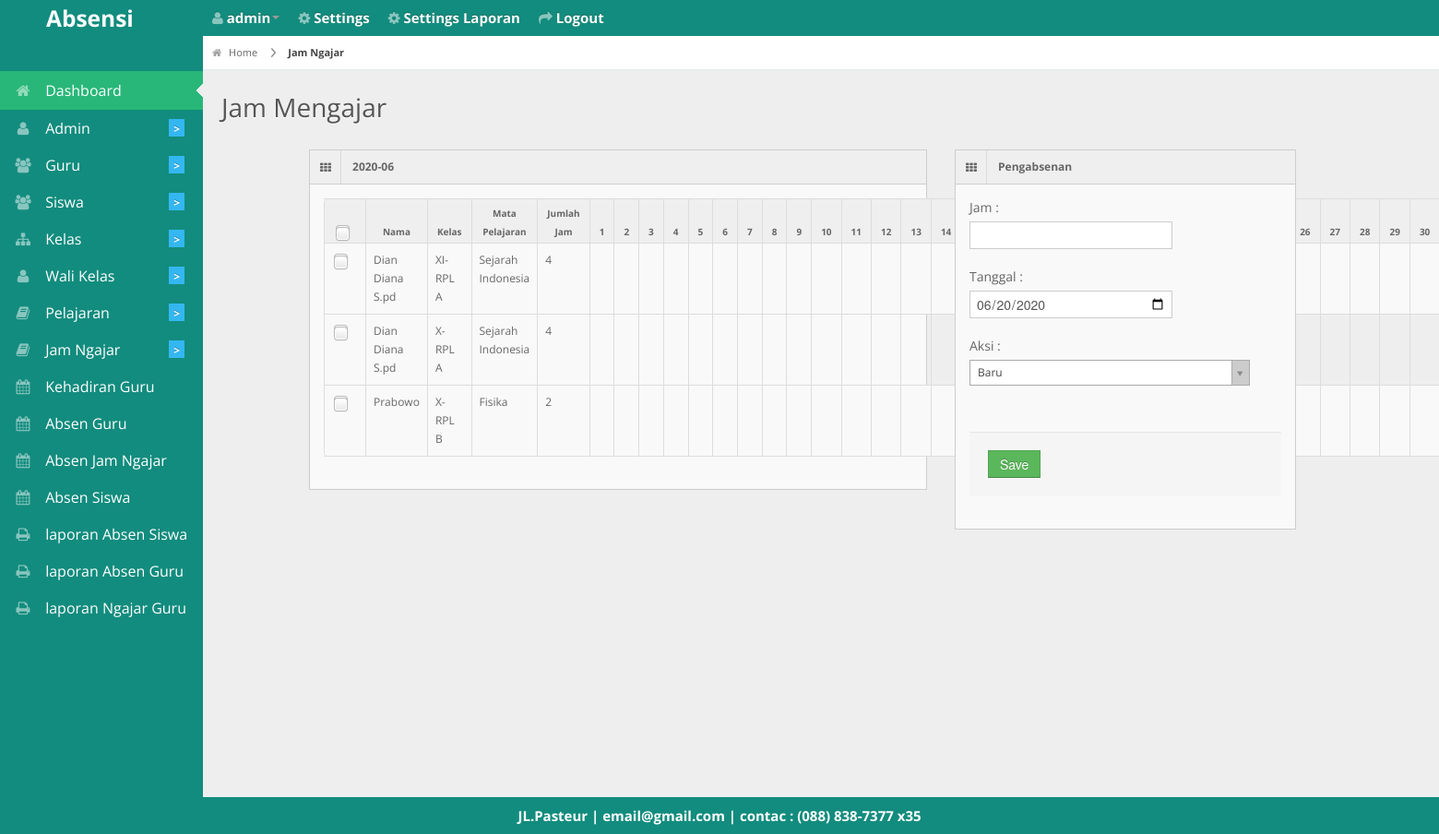
/petugas_piket/bakup.php (signed in), run on the app's committed database.
### tables this page shows
CREATE TABLE `jam_mengajar` (
  `id_jam_mengajar` int(11) NOT NULL,
  `jam` int(11) NOT NULL,
  `id_pelajaran` int(11) NOT NULL,
  `id_guru` int(11) NOT NULL,
  `id_kelas` int(11) NOT NULL
);

CREATE TABLE `guru` (
  `id_guru` int(11) NOT NULL,
  `nip` varchar(255) NOT NULL,
  `nuptk` varchar(255) NOT NULL,
  `nama` varchar(30) NOT NULL,
  `jenis_kelamin` varchar(1) NOT NULL,
  `status` varchar(20) NOT NULL,
  `alamat` varchar(50) NOT NULL,
  `jabatan` varchar(20) NOT NULL,
  `telepon` varchar(50) NOT NULL,
  `tgl_lahir` date NOT NULL
);

CREATE TABLE `kelas` (
  `id_kelas` int(11) NOT NULL,
  `nama_kelas` varchar(30) NOT NULL
);

CREATE TABLE `pelajaran` (
  `id_pelajaran` int(11) NOT NULL,
  `mata_pelajaran` varchar(30) NOT NULL
);

CREATE TABLE `biodata` (
  `id_biodata` int(11) NOT NULL,
  `nama_sekolah` varchar(255) NOT NULL,
  `alamat` varchar(255) NOT NULL,
  `photo` varchar(255) NOT NULL,
  `email` varchar(255) NOT NULL,
  `telepon` varchar(20) NOT NULL,
  `kota` varchar(50) NOT NULL
);

### petugas_piket/bakup.php (the view, shortened to what this page needs)
<?php
 include '../db/koneksi.php';
 include '../layout/header.php';
$query_tampil=mysqli_query($konek,"SELECT * FROM jam_mengajar ORDER BY id_guru");
 ?>
 <div id="content">
   <div id="content-header">
     <div id="breadcrumb"> <a href="http://localhost/absensi2/<?php echo $_SESSION['akses']; ?>/" title="Go to Home" class="tip-bottom"><i class="icon-home"></i> Home</a>
       <a href="http://localhost/absensi2/petugas_piket/jamngajar" class="current">Jam Ngajar</a> </div>
     <h1>Jam Mengajar</h1>
   </div>
   <div class="container">
   <div class="span7">
   <div class="widget-box">
        <div class="widget-title"> <span class="icon"> <i class="icon-th"></i> </span>
          <?php if(isset($_GET['carinama'])){ ?>
          <h5><?php echo "$_GET[tahun]-$_GET[bulan]"; ?></h5>
          <?php }else{?>
          <h5><?php echo date('Y-m'); ?></h5>
          <?PHP } ?>
          </div>
        <div class="widget-content">
          <div class="table-responsive">
            <form method="post"action="./proses.php?kategori=absen_jam_ngajar">
          <table class="table table-bordered table-striped with-check">
            <thead>
              <tr>
                <th><input type="checkbox" id="title-table-checkbox" name="title-table-checkbox" /></th>
                <th>Nama</th>
                <th>Kelas</th>
                <th>Mata Pelajaran</th>
                <th>Jumlah Jam</th>
                <?php for ($tanggal_table=1; $tanggal_table <= 31; $tanggal_table++) {
                  echo "<th rowspan='2'>$tanggal_table</th>";
                } ?>
              </tr>
            </thead>
            <tbody>
              <?php while ($data=mysqli_fetch_array($query_tampil)) { ?>
              <tr>
                <td><input type="checkbox" name="id_jam_mengajar[]"value="<?PHP echo $data['id_jam_mengajar']."_".$data['id_guru']; ?>"/></td>
                <td><?php
                $query_tampil2=mysqli_query($konek,"select nama from guru WHERE id_guru=$data[id_guru]");
                $data2=mysqli_fetch_array($query_tampil2);
                echo $data2['nama']; ?></td>
                <td><?php
                $query_kelas=mysqli_query($konek,"SELECT nama_kelas FROM kelas WHERE id_kelas=$data[id_kelas]");
                $data_kelas=mysqli_fetch_array($query_kelas);
                echo $data_kelas['nama_kelas']; ?></td>
                <td><?php
                    $query_pelajaran=mysqli_query($konek,"SELECT mata_pelajaran FROM pelajaran WHERE id_pelajaran=$data[id_pelajaran]");
                $data_pelajaran=mysqli_fetch_array($query_pelajaran);
                echo $data_pelajaran['mata_pelajaran']; ?></td>
                <td><?php echo $data['jam']; ?></td>
                <?php
                if(isset($sisa_td)!=true){
                  $sisa_td=30;
                }
                for ($td=0; $td <= $sisa_td ; $td++) {
                  echo "<td></td>";
                }
                 ?>
              </tr>
              <?php } ?>
            </tbody>
          </table>
        </div>
   </div>
      </div>
      </div>
      <div class="container">
        <div class="span4">
          <div class="widget-box">
            <div class="widget-title"> <span class="icon"> <i class="icon-th"></i> </span>
              <h5>Pengabsenan</h5>
            </div>
            <div class="widget-content">
              <div class="control-group">
                <label class="control-label">Jam :</label>
                <div class="controls">
                  <input type="number" name="jam">
                </div>
              </div>
                <div class="control-group">
                  <label class="control-label">Tanggal :</label>
                  <div class="controls">
                    <input type="date" name="tgl_ngajar" value="<?PHP echo date('Y-m-d'); ?>">
                  </div>
                </div>
                <div class="control-group">
                  <label class="control-label">Aksi :</label>
                </div>
                <br>
                <div class="form-actions">
                  <button type="submit" class="btn btn-success">Save</button>
                </div>
               </div>
            </div>
          </div>
        </div>
      </div>
      </div>
<?php include '../layout/footer.php'; ?>

### layout/footer.php (shortened to what this page needs)
<div class="row-fluid">
  <div id="footer" class="span12"style="
    color: #fff;
    font-weight: bold;
    font-size: 15px;
">
     <?php echo "$header_photo[alamat] | $header_photo[email] | contac : $header_photo[telepon]"; ?> </div>
</div>
</body>
</html>

### css/matrix-style.css (style rules this page uses)
* { outline:none !important; -moz-outline: none !important; }
html, body { height:100% }
body { overflow-x: hidden; margin-top: -10px; font-family: 'Open Sans', sans-serif; font-size:12px; color:#666; }
a { color:#666; }
select, textarea, input[type="text"], input[type="password"], input[type="datetime"], input[type="datetime-local"], input[type="date"], input[type="month"], input[type="time"], input[type="week"], input[type="number"], input[type="email"], input[type="url"], input[type="search"], input[type="tel"], input[type="color"], .uneditable-input, .label, .dropdown-menu, .btn, .well, .progress, .table-bordered, .btn-group > .btn:first-child, .btn-group > .btn:last-child, .btn-group > .btn:last-child, .btn-group > .dropdown-toggle, .alert { border-radius:0px; }
.btn, textarea, input[type="text"], input[type="password"], input[type="datetime"], input[type="datetime-local"], input[type="date"], input[type="month"], input[type="time"], input[type="week"], input[type="number"], input[type="email"], input[type="url"], input[type="search"], input[type="tel"], input[type="color"], .uneditable-input { box-shadow:none; }
.progress, .progress-success .bar, .progress .bar-success, .progress-warning .bar, .progress .bar-warning, .progress-danger .bar, .progress .bar-danger, .progress-info .bar, .progress .bar-info, .btn, .btn-primary { background-image:none; }
#footer { padding:10px; text-align:center; }
#content { background: none repeat scroll 0 0 #eeeeee; margin-left: 220px; margin-right: 0; padding-bottom: 25px; position: relative; min-height:100%; width: auto; }
#content-header { position: abslute; width: 100%; margin-top: -38px; z-index: 20; }
#content-header h1 { color: #555555; font-size: 28px; font-weight: normal; float: none; text-shadow: 0 1px 0 #ffffff; margin-left: 20px; position: relative; }
#content-header h1, #content-header .btn-group { margin-top: 20px; }
#breadcrumb { background-color: #fff; border-bottom: 1px solid #e3ebed; }
#breadcrumb a { padding: 8px 20px 8px 10px; display: inline-block; background-image: url('../img/breadcrumb.png'); background-position: center right; background-repeat: no-repeat; font-size: 11px; color: #666666; }
#breadcrumb a:last-child { background-image:none; }
#breadcrumb a.current { font-weight: bold; color: #444444; }
#breadcrumb a i { margin-right: 5px; opacity: .6; }
.stat-boxes .peity_bar_good, .stat-boxes .peity_line_good, { color: #459D1C; }
.widget-box { background: none repeat scroll 0 0 #F9F9F9; border-left: 1px solid #CDCDCD; border-top: 1px solid #CDCDCD; border-right: 1px solid #CDCDCD; clear: both; margin-top: 16px; margin-bottom: 16px; position: relative; }
.widget-title, .modal-header, .table th, div.dataTables_wrapper .ui-widget-header { background:#efefef; border-bottom: 1px solid #CDCDCD; height: 36px; }
.widget-title span.icon { padding: 9px 10px 7px 11px; float: left; border-right:1px solid #dadada; }
.widget-title h5 { color: #666; float: left; font-size: 12px; font-weight: bold; padding: 12px; line-height: 12px; margin: 0; }
.widget-content { padding:15px; border-bottom: 1px solid #cdcdcd; }
.table th { height: auto; font-size: 10px; padding: 5px 10px 2px; border-bottom: 0; text-align: center; color: #666666; }
.table.with-check tr th:first-child, .table.with-check tr td:first-child { width: 10px; }
form { margin-bottom: 0; }

### css/matrix-media.css (style rules this page uses)
body { background: #128C7E; }

### data on the page
jam_mengajar: id_guru.nama "Dian Diana S.pd", id_kelas.nama_kelas "XI-RPL A", id_pelajaran.mata_pelajaran "Sejarah Indonesia", jam "4"
jam_mengajar: id_guru.nama "Dian Diana S.pd", id_kelas.nama_kelas "X-RPL A", id_pelajaran.mata_pelajaran "Sejarah Indonesia", jam "4"
jam_mengajar: id_guru.nama "Prabowo", id_kelas.nama_kelas "X-RPL B", id_pelajaran.mata_pelajaran "Fisika", jam "2"
biodata: alamat "JL.Pasteur", email "email@gmail.com", telepon "(088) 838-7377 x35"

### other printed values
$_SESSION['username'] "admin"
